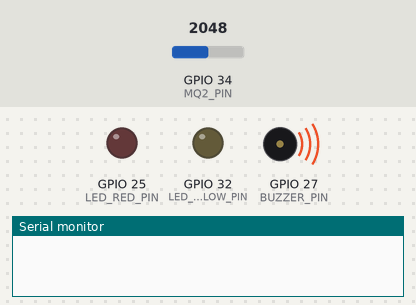
Recording of a program running on a simulated ESP32. Parts: output pins drawn as LEDs (lit = HIGH), buzzer (waves = sounding), the last lines printed to the serial monitor. The test bench sets the inputs (shaded band); at power-on: GPIO 34 (MQ2_PIN) = 2048. WiFi joins after 1.5 s; servers stay silent unless stated; uploads are accepted with an empty reply.

Above: at 0.1 s.
At 4.05 s:
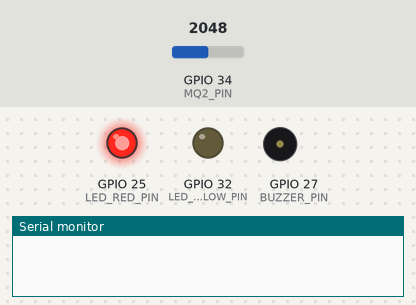
At 5.0 s:
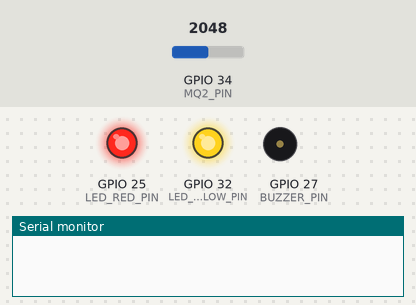
At 5.8 s:
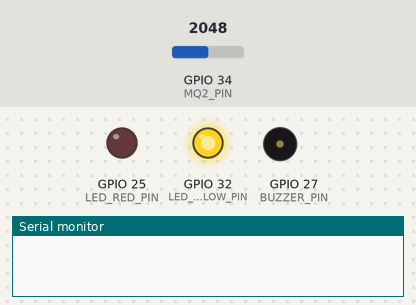
At 6.9 s:
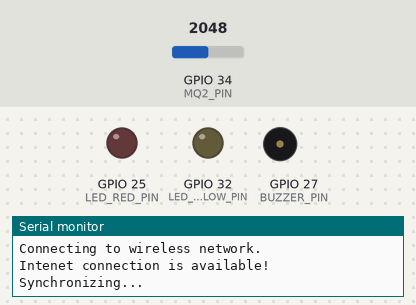
At 39.3 s:
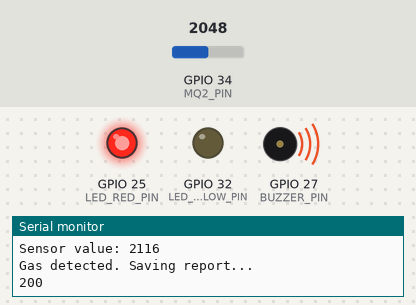
Timing chart, 0 to 40.0 s (numbered marks = the images above):
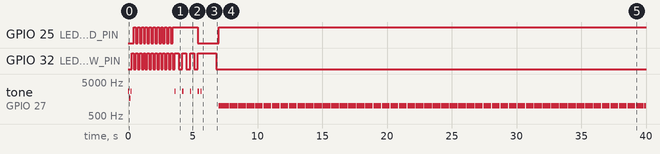

Measured:
- by itself, GPIO 25 (LED_RED_PIN): goes 9 × (LOW 0.15 s, HIGH 0.15 s), LOW 0.15 s, HIGH 2.0 s, LOW 1.6 s, then HIGH
- by itself, GPIO 32 (LED_YELLOW_PIN): goes 10 × (LOW 0.15 s, HIGH 0.15 s), LOW 0.15 s, 3 × (HIGH 0.30 s, LOW 0.30 s), HIGH 1.4 s, then LOW
- by itself, tone on GPIO 27 (BUZZER_PIN): plays 2700 Hz for 0.10 s, 1650 Hz for 0.10 s, 2700 Hz for 0.10 s, 2700 Hz for 0.10 s, 2700 Hz for 0.10 s, 2700 Hz for 0.10 s … (59 notes in this stretch)

The program:

main.cpp
```cpp
#include <Arduino.h>
#include <WiFiClientSecure.h>
#include <HTTPClient.h>
#include <ESP32Ping.h>

#define XENV(x) #x
#define ENV(x) XENV(x)
#define MQ2_PIN 34
#define LED_YELLOW_PIN 32
#define LED_RED_PIN 25
#define BUZZER_PIN 27
#define SCAN_DELAY 500
#define SYNC_DELAY 60000
#define LOW_DETECTION_DELAY 10000
#define HIGH_DETECTION_DELAY 20000
#define LOW_DETECTION_SENSITIVITY_START 1500
#define LOW_DETECTION_SENSITIVITY_END 3000
#define HIGH_DETECTION_SENSITIVITY_START 3000
#define PING_DNS "8.8.8.8"

const char* wifi_ssid = ENV(WIFI_SSID);
const char* wifi_password = ENV(WIFI_PASSWORD);
const char* ca_cert = ENV(CA_CERT);
const char* api_key = ENV(API_KEY);
const char* device_key = ENV(DEVICE_KEY);
const char* user_agent = ENV(USER_AGENT);

WiFiClientSecure wifi;
HTTPClient http;
uint32_t lastDetectionMillis;
uint32_t lastSyncMillis;
bool bootSync;
bool reported;

void saveReport(int level)
{
  if (WiFi.status() != WL_CONNECTED)
    return;
  Serial.println("\nGas detected. Saving report...");
  http.begin("https://api-monoxide.ezralazuardy.com/v1/device/report");
  http.addHeader("Accept", "application/json");
  http.addHeader("Content-Type", "application/json");
  http.addHeader("User-Agent", user_agent);
  http.addHeader("Api-Key", api_key);
  http.addHeader("Device-Key", device_key);
  Serial.println();
  Serial.println(http.POST("{\"detectionLevel\": " + String(level) + "}"));
  Serial.println(http.getString());
  http.end();
}

void synchronize()
{
  uint32_t currentMillis = millis();
  if (bootSync)
  {
    if (currentMillis - lastSyncMillis < SYNC_DELAY)
      return;
    lastSyncMillis = currentMillis;
  }
  bootSync = true;
  if (WiFi.status() != WL_CONNECTED)
    return;
  Serial.println("\nSynchronizing...");
  http.begin("https://api-monoxide.ezralazuardy.com/v1/device/sync");
  http.addHeader("Accept", "application/json");
  http.addHeader("Content-Type", "application/json");
  http.addHeader("User-Agent", user_agent);
  http.addHeader("Api-Key", api_key);
  http.addHeader("Device-Key", device_key);
  Serial.println();
  Serial.println(http.POST("{}"));
  Serial.println(http.getString());
  http.end();
}

void buzzer(int frequency, int duration, int pause, int times)
{
  for (int time = 1; time <= times; time++)
  {
    ledcWriteTone(0, frequency);
    delay(duration);
    ledcWriteTone(0, 0);
    delay(pause);
  }
}

void internetConnection()
{
  while (true)
  {
    if (WiFi.status() != WL_CONNECTED)
    {
      WiFi.begin(wifi_ssid, wifi_password);
      while (WiFi.status() != WL_CONNECTED)
      {
        digitalWrite(LED_RED_PIN, HIGH);
        digitalWrite(LED_YELLOW_PIN, HIGH);
        buzzer(2700, 100, 200, 1);
        digitalWrite(LED_YELLOW_PIN, LOW);
        delay(300);
      }
      digitalWrite(LED_RED_PIN, LOW);
      digitalWrite(LED_YELLOW_PIN, HIGH);
      buzzer(2700, 100, 100, 2);
      Serial.println("\nConnecting to wireless network.");
    }
    else if (!Ping.ping(PING_DNS, 2))
    {
      digitalWrite(LED_RED_PIN, HIGH);
      digitalWrite(LED_YELLOW_PIN, HIGH);
      buzzer(2700, 100, 0, 1);
      digitalWrite(LED_YELLOW_PIN, LOW);
      delay(500);
      Serial.println("\nIntenet connection is unavailable!");
      if (WiFi.status() != WL_CONNECTED)
      {
        continue;
      }
    }
    else
    {
      digitalWrite(LED_RED_PIN, LOW);
      digitalWrite(LED_YELLOW_PIN, LOW);
      Serial.println("\nIntenet connection is available!");
      synchronize();
      break;
    }
  }
}

int getSensorValue()
{
  int sensorValue = 0;
  for (int i = 0; i <= 30; i++)
  {
    sensorValue += analogRead(MQ2_PIN);
  }
  return sensorValue / 30;
}

void alertLow()
{
  uint32_t lastDetectionMillis = millis();
  digitalWrite(LED_YELLOW_PIN, LOW);
  while (true)
  {
    digitalWrite(LED_YELLOW_PIN, LOW);
    digitalWrite(LED_RED_PIN, HIGH);
    if (!reported)
    {
      ledcWriteTone(0, 1000);
      saveReport(1);
      ledcWriteTone(0, 0);
      reported = true;
    }
    buzzer(1000, 600, 50, 1);
    digitalWrite(LED_RED_PIN, LOW);
    if (getSensorValue() < 1500 && millis() - lastDetectionMillis >= LOW_DETECTION_DELAY)
    {
      reported = false;
      digitalWrite(LED_YELLOW_PIN, HIGH);
      digitalWrite(LED_RED_PIN, HIGH);
      buzzer(1000, 1000, 50, 1);
      digitalWrite(LED_RED_PIN, LOW);
      buzzer(2700, 100, 50, 3);
      break;
    }
  }
}

void alertHigh()
{
  uint32_t lastDetectionMillis = millis();
  digitalWrite(LED_YELLOW_PIN, LOW);
  while (true)
  {
    digitalWrite(LED_YELLOW_PIN, LOW);
    digitalWrite(LED_RED_PIN, HIGH);
    if (!reported)
    {
      ledcWriteTone(0, 1000);
      saveReport(2);
      ledcWriteTone(0, 0);
      reported = true;
    }
    buzzer(1000, 100, 50, 1);
    digitalWrite(LED_RED_PIN, LOW);
    if (getSensorValue() < 1500 && millis() - lastDetectionMillis >= HIGH_DETECTION_DELAY)
    {
      reported = false;
      digitalWrite(LED_YELLOW_PIN, HIGH);
      digitalWrite(LED_RED_PIN, HIGH);
      buzzer(1000, 1000, 50, 1);
      digitalWrite(LED_RED_PIN, LOW);
      buzzer(2700, 100, 50, 3);
      break;
    }
  }
}

void setup()
{
  // Setup pin mode
  pinMode(LED_YELLOW_PIN, OUTPUT);
  pinMode(LED_RED_PIN, OUTPUT);
  pinMode(BUZZER_PIN, OUTPUT);

  // Setup tone
  ledcSetup(0, 14000, 8);
  ledcAttachPin(BUZZER_PIN, 0);

  // Initizlize WiFi
  wifi.setCACert(ca_cert);
  WiFi.mode(WIFI_STA);

  // Finish startup sign
  buzzer(2700, 100, 0, 1);
  buzzer(1650, 100, 0, 1);
  buzzer(2700, 100, 0, 1);
  for (int i = 0; i <= 10; i++)
  {
    digitalWrite(LED_YELLOW_PIN, HIGH);
    digitalWrite(LED_RED_PIN, LOW);
    delay(150);
    digitalWrite(LED_YELLOW_PIN, LOW);
    digitalWrite(LED_RED_PIN, HIGH);
    delay(150);
  }
  digitalWrite(LED_YELLOW_PIN, LOW);
  digitalWrite(LED_RED_PIN, LOW);

  // serial
  Serial.begin(9600);
  Serial.println();
}

void loop()
{
  internetConnection();
  int sensorValue = getSensorValue();
  Serial.println("\nSensor value: " + String(sensorValue));
  if (sensorValue >= LOW_DETECTION_SENSITIVITY_START && sensorValue < LOW_DETECTION_SENSITIVITY_END)
    alertLow();
  else if (sensorValue >= HIGH_DETECTION_SENSITIVITY_START)
    alertHigh();
  delay(SCAN_DELAY);
}
```
